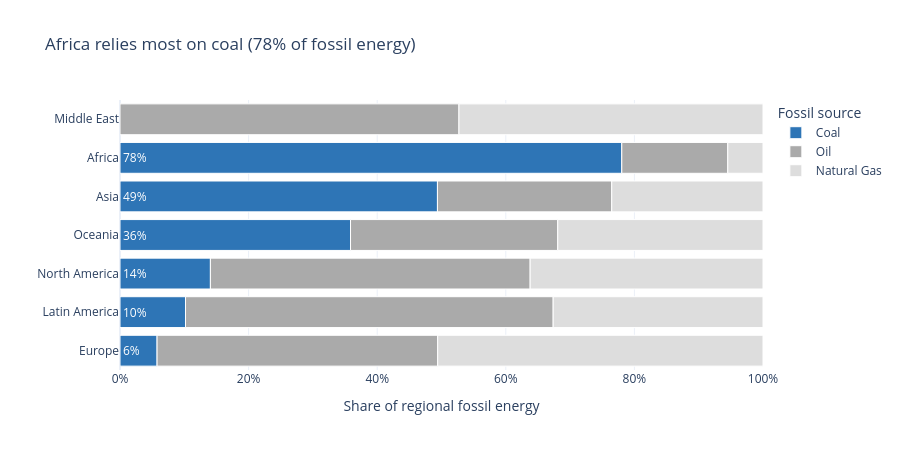

Notebook source saved alongside this figure:
### Markdown cell above
## Task 3 — 100% stacked bar: which region relies most on coal?

**What to build:** A horizontal 100% stacked bar chart showing, for each **Region**, how its fossil energy splits between Coal, Oil and Natural Gas. This is the **same data as your Task 1 treemap**, visualised a second way.

**Requirements:**
- Reuse `df_fossil` from Task 1; aggregate TWh by `Region` × `Source` and convert to **shares of each region's fossil total**
- Horizontal bars, regions **sorted by coal share** (highest at the top)
- Coal is the segment on the baseline (first in `category_orders`) and the **only coloured segment** — keep it the same colour as in Task 1; Oil and Natural Gas in two greys
- Percentage labels on the coal segments only
- Insight title naming the most coal-dependent region and its coal share

> 💡 `df.groupby('Region')['TWh'].transform('sum')` gives each row its region total

### Code cell
# Task 3: regional fossil mix as 100% stacked horizontal bars
regional_mix = df_fossil.groupby(['Region', 'Source'], as_index=False)['TWh'].sum()
regional_mix['Share'] = regional_mix['TWh'] / regional_mix.groupby('Region')['TWh'].transform('sum')
coal_share = regional_mix.loc[regional_mix['Source'] == 'Coal'].set_index('Region')['Share'].sort_values(ascending=False)
region_order = coal_share.index.tolist()
most_coal_region, coal_pct = coal_share.index[0], coal_share.iloc[0]
regional_mix['Label'] = np.where(regional_mix['Source'] == 'Coal', regional_mix['Share'].map('{:.0%}'.format), '')
regional_colors = {'Coal': '#2E75B6', 'Oil': '#AAAAAA', 'Natural Gas': '#DDDDDD'}
fig3 = px.bar(regional_mix, x='Share', y='Region', color='Source', text='Label', orientation='h',
             category_orders={'Region': region_order, 'Source': ['Coal', 'Oil', 'Natural Gas']},
             color_discrete_map=regional_colors, labels={'Share': 'Share of regional fossil energy'},
             title=f'{most_coal_region} relies most on coal ({coal_pct:.0%} of fossil energy)',
             template='plotly_white', height=450)
fig3.update_traces(textposition='inside', insidetextanchor='start', textfont=dict(color='white'),
                  marker_line_color='white', marker_line_width=1)
fig3.update_layout(xaxis=dict(tickformat='.0%', range=[0,1]), yaxis_title='', legend_title='Fossil source')
fig3.show()

### Figure 1 — Plotly figure (JSON) as saved in the notebook; plotly's stock layout.template omitted (floating-point values rounded to 4 significant figures)
{"data": [{"hovertemplate": "Source=Coal<br>Share of regional fossil energy=%{x}<br>Region=%{y}<br>Label=%{text}<extra></extra>", "insidetextanchor": "start", "legendgroup": "Coal", "marker": {"color": "#2E75B6", "line": {"color": "white", "width": 1}, "pattern": {"shape": ""}}, "name": "Coal", "orientation": "h", "showlegend": true, "text": ["78%", "49%", "6%", "10%", "14%", "36%"], "textfont": {"color": "white"}, "textposition": "inside", "type": "bar", "x": [0.7804, 0.4937, 0.05765, 0.1019, 0.1406, 0.3585], "xaxis": "x", "y": ["Africa", "Asia", "Europe", "Latin America", "North America", "Oceania"], "yaxis": "y"}, {"hovertemplate": "Source=Oil<br>Share of regional fossil energy=%{x}<br>Region=%{y}<br>Label=%{text}<extra></extra>", "insidetextanchor": "start", "legendgroup": "Oil", "marker": {"color": "#AAAAAA", "line": {"color": "white", "width": 1}, "pattern": {"shape": ""}}, "name": "Oil", "orientation": "h", "showlegend": true, "text": ["", "", "", "", "", "", ""], "textfont": {"color": "white"}, "textposition": "inside", "type": "bar", "x": [0.1648, 0.2711, 0.4364, 0.5718, 0.5271, 0.4973, 0.3223], "xaxis": "x", "y": ["Africa", "Asia", "Europe", "Latin America", "Middle East", "North America", "Oceania"], "yaxis": "y"}, {"hovertemplate": "Source=Natural Gas<br>Share of regional fossil energy=%{x}<br>Region=%{y}<br>Label=%{text}<extra></extra>", "insidetextanchor": "start", "legendgroup": "Natural Gas", "marker": {"color": "#DDDDDD", "line": {"color": "white", "width": 1}, "pattern": {"shape": ""}}, "name": "Natural Gas", "orientation": "h", "showlegend": true, "text": ["", "", "", "", "", "", ""], "textfont": {"color": "white"}, "textposition": "inside", "type": "bar", "x": [0.05476, 0.2352, 0.5059, 0.3264, 0.4729, 0.3621, 0.3192], "xaxis": "x", "y": ["Africa", "Asia", "Europe", "Latin America", "Middle East", "North America", "Oceania"], "yaxis": "y"}], "layout": {"barmode": "relative", "height": 450, "legend": {"title": {"text": "Fossil source"}, "tracegroupgap": 0}, "title": {"text": "Africa relies most on coal (78% of fossil energy)"}, "xaxis": {"anchor": "y", "domain": [0, 1], "range": [0, 1], "tickformat": ".0%", "title": {"text": "Share of regional fossil energy"}}, "yaxis": {"anchor": "x", "categoryarray": ["Europe", "Latin America", "North America", "Oceania", "Asia", "Africa"], "categoryorder": "array", "domain": [0, 1], "title": {"text": ""}}}}
